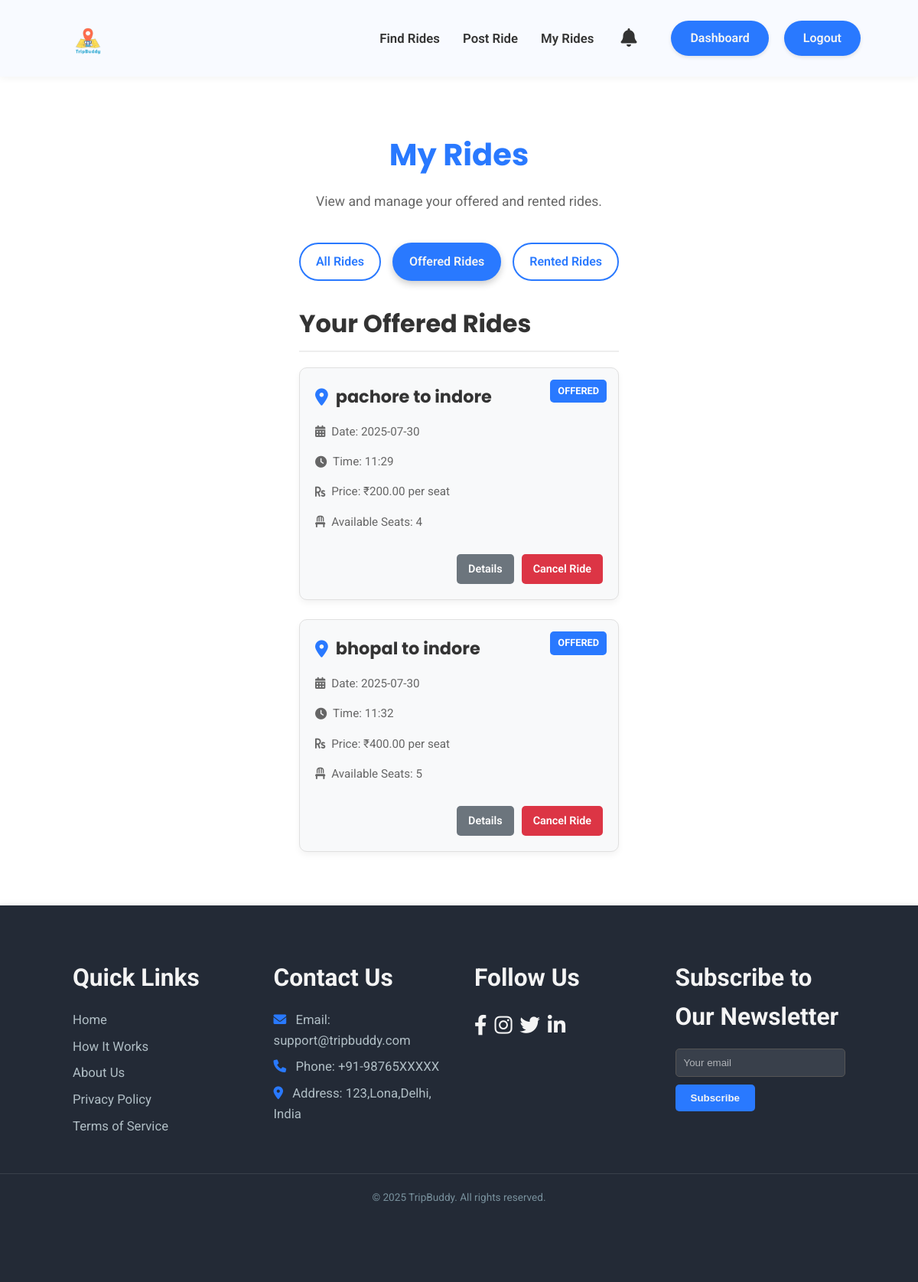
Page /my_rides?filter=offered (signed in) on the committed database.
### models.py (models this page shows, shortened)
class Ride(db.Model):
    id = db.Column(db.Integer, primary_key=True)
    creator_id = db.Column(db.Integer, db.ForeignKey('user.id'), nullable=False)
    start_location = db.Column(db.String(100), nullable=False)
    end_location = db.Column(db.String(100), nullable=False)
    price = db.Column(db.Float, nullable=False)
    seats = db.Column(db.Integer, nullable=False)
    date = db.Column(db.Date, nullable=False)
    time = db.Column(db.String(20), nullable=False) # Store time as string (e.g., "10:00 AM")
    description = db.Column(db.Text, nullable=True)

### app.py (the view)
@app.route('/my_rides', methods=['GET'])
@login_required
def my_rides():
    filter_type = request.args.get('filter', 'all')
    offered_rides = []
    rented_bookings = [] # Renamed to better reflect it's a list of Notification objects
    offered_rides_query = Ride.query.filter_by(creator_id=current_user.id).order_by(Ride.date.desc(), Ride.time.asc())
    rented_bookings_query = Notification.query.options(joinedload(Notification.ride)).filter(
        Notification.sender_id == current_user.id,
        Notification.type == 'ride_booked',
        Notification.ride_id.isnot(None) # Ensure there's an associated ride
    ).order_by(Notification.timestamp.desc())
    if filter_type == 'offered':
        offered_rides = offered_rides_query.all()
    elif filter_type == 'rented':
        rented_bookings = rented_bookings_query.all()
    else: # 'all' or no filter
        offered_rides = offered_rides_query.all()
        rented_bookings = rented_bookings_query.all()
    return render_template('my_rides.html',
                           offered_rides=offered_rides,
                           rented_bookings=rented_bookings, # Pass the list of notifications
                           filter_type=filter_type)

### app.py (called while the page is built)
@login_manager.user_loader
def load_user(user_id):
    return User.query.get(int(user_id))

### templates/my_rides.html (shortened to what this page needs)
<!DOCTYPE html>
<html lang="en">
<head>
    <link rel="stylesheet" href="https://cdnjs.cloudflare.com/ajax/libs/font-awesome/6.0.0-beta3/css/all.min.css">
    <link rel="stylesheet" href="{{ url_for('static', filename='css/main.css') }}">
    <link rel="stylesheet" href="{{ url_for('static', filename='css/dashboard.css') }}">
</head>
<body>
    <header class="dashboard-header">
        <div class="header-container">
            <div class="logo">
                <img src="{{ url_for('static', filename='images/tripbuddy.png') }}" alt="TripBuddy Logo" class="logo-img">
            </div>
            <div class="header-right-section">
                <nav class="dashboard-nav-header">
                    <ul>
                        <li><a href="{{ url_for('find_rides') }}" {% if not current_user.can_find_rides %}class="disabled-link"{% endif %}>Find Rides</a></li>
                        <li><a href="{{ url_for('post_ride') }}" {% if not current_user.can_offer_rides %}class="disabled-link"{% endif %}>Post Ride</a></li>
                        <li><a href="{{ url_for('my_rides') }}" class="active">My Rides</a></li>
                    </ul>
                </nav>
                <div class="header-actions">
                    <button class="notification-bell" aria-label="Notifications">
                        <i class="fas fa-bell"></i>
                    </button>
                    <a href="{{ url_for('dashboard') }}" class="logout-btn-header">Dashboard</a>
                    <a href="{{ url_for('logout') }}" class="logout-btn-header">Logout</a>
                </div>
            </div>
        </div>
    </header>
    <main class="my-rides-main">
        <div class="my-rides-container">
            <h1 class="my-rides-heading">My Rides</h1>
            <p class="my-rides-subheading">View and manage your offered and rented rides.</p>
            <div class="filter-buttons">
                <a href="{{ url_for('my_rides', filter='all') }}" class="btn {% if filter_type == 'all' %}active{% endif %}">All Rides</a>
                <a href="{{ url_for('my_rides', filter='offered') }}" class="btn {% if filter_type == 'offered' %}active{% endif %}">Offered Rides</a>
                <a href="{{ url_for('my_rides', filter='rented') }}" class="btn {% if filter_type == 'rented' %}active{% endif %}">Rented Rides</a>
            </div>
            {% if (filter_type == 'all' or filter_type == 'offered') %}
                <section class="rides-list-section">
                    <h2>Your Offered Rides</h2>
                    {% if offered_rides %}
                        <div class="rides-grid">
                            {% for ride in offered_rides %}
                                <div class="ride-card">
                                    <span class="ride-type-badge offered">Offered</span>
                                    <h3><i class="fas fa-map-marker-alt"></i> {{ ride.start_location }} to {{ ride.end_location }}</h3>
                                    <p><i class="fas fa-calendar-alt"></i> Date: {{ ride.date.strftime('%Y-%m-%d') }}</p>
                                    <p><i class="fas fa-clock"></i> Time: {{ ride.time }}</p>
                                    <p><i class="fas fa-rupee-sign"></i> Price: ₹{{ "%.2f"|format(ride.price) }} per seat</p>
                                    <p><i class="fas fa-chair"></i> Available Seats: {{ ride.seats }}</p>
                                    <div class="ride-actions">
                                        <a href="#" class="btn-detail">Details</a>
                                        <a href="#" class="btn-cancel">Cancel Ride</a>
                                    </div>
                                </div>
                            {% endfor %}
                        </div>
                    {% else %}
                        <p class="no-rides-message"><i class="fas fa-info-circle"></i> You have not offered any rides yet.</p>
                    {% endif %}
                </section>
            {% endif %}
        </div>
    </main>
    <footer class="main-footer section-padding">
        <div class="footer-container container">
            <div class="footer-links-group">
                <h4>Quick Links</h4>
                <a href="{{ url_for('home') }}">Home</a>
                <a href="{{ url_for('home') }}#how-it-works">How It Works</a>
                <a href="{{ url_for('about') }}">About Us</a>
                <a href="#">Privacy Policy</a>
                <a href="#">Terms of Service</a>
            </div>
            <div class="footer-contact-group">
                <h4>Contact Us</h4>
                <p><i class="fas fa-envelope"></i> Email: support@tripbuddy.com</p>
                <p><i class="fas fa-phone"></i> Phone: +91-98765XXXXX</p>
                <p><i class="fas fa-map-marker-alt"></i> Address: 123,Lona,Delhi, India</p>
            </div>
            <div class="footer-social-group">
                <h4>Follow Us</h4>
                <div class="social-icons">
                    <a href="https://www.facebook.com" target="_blank" aria-label="Facebook"><i class="fab fa-facebook-f"></i></a>
                    <a href="https://www.instagram.com" target="_blank" aria-label="Instagram"><i class="fab fa-instagram"></i></a>
                    <a href="https://www.twitter.com" target="_blank" aria-label="Twitter"><i class="fab fa-twitter"></i></a>
                    <a href="https://www.linkedin.com" target="_blank" aria-label="LinkedIn"><i class="fab fa-linkedin-in"></i></a>
                </div>
            </div>
            <div class="footer-newsletter-group">
                <h4>Subscribe to Our Newsletter</h4>
                <form class="newsletter-form">
                    <input type="email" placeholder="Your email" required />
                    <button type="submit">Subscribe</button>
                </form>
            </div>
        </div>
        <p class="footer-copy">&copy; 2025 TripBuddy. All rights reserved.</p>
    </footer>
</body>
</html>

### static/css/main.css (style rules this page uses)
* { margin: 0; padding: 0; box-sizing: border-box; }
:root { --primary-color: #2979FF; --secondary-color: #FFD600; --dark-blue-hover: #1976D2; --dark-yellow-hover: #FFC107; --text-dark: #333333; --text-light: #f4f4f4; --background-light: #ffffff; --bg-dark: #232a36; --shadow-light: rgba(0, 0, 0, 0.05); --shadow-medium: rgba(0, 0, 0, 0.15); --poppins: 'Poppins', sans-serif; --roboto: 'Roboto', sans-serif; --primary-color-dark: #1976D2; --text-white: #ffffff; --bg-card: #ffffff; --text-medium: #666; }
body { font-family: var(--roboto); line-height: 1.6; color: var(--text-dark); background-color: #F0F2F5; overflow-x: hidden; display: flex; flex-direction: column; min-height: 100vh; }
.container { width: 90%; max-width: 1200px; margin: 0 auto; }
h1, h2, h3 { font-family: var(--poppins); color: var(--text-dark); margin-bottom: 20px; }
.section-padding { padding: 80px 0; }
.logo img { height: 80px; width: auto; display: block; }
.btn, .nav-btn { display: inline-flex; align-items: center; justify-content: center; padding: 8px 20px; border-radius: 25px; text-decoration: none; font-weight: 600; transition: all 0.3s ease; font-size: 1em; border: 2px solid transparent; cursor: pointer; white-space: nowrap; }
.btn::after, .nav-btn::after { display: none; }
.main-footer { background: var(--bg-dark); color: #B0BEC5; text-align: center; box-shadow: 0 -2px 10px var(--shadow-light); padding-top: 50px; margin-top: auto; }
.main-footer .footer-container { display: flex; flex-wrap: wrap; justify-content: space-around; margin-bottom: 20px; font-size: 1.1em; padding: 0 15px; }
.footer-links-group, .footer-contact-group, .footer-social-group, .footer-newsletter-group { margin: 20px; min-width: 200px; flex: 1; max-width: 280px; text-align: left; }
.footer-links-group h4, .footer-contact-group h4, .footer-social-group h4, .footer-newsletter-group h4 { margin-bottom: 15px; font-size: 1.8em; color: var(--text-light); }
.footer-links-group a, .footer-contact-group p { display: block; color: #B0BEC5; text-decoration: none; margin-bottom: 8px; font-size: 0.95em; }
.footer-contact-group p i { margin-right: 8px; color: var(--primary-color); }
.footer-social-group .social-icons { margin-top: 0; display: flex; justify-content: flex-start; }
.footer-social-group .social-icons a { margin: 0 10px 0 0; font-size: 1.5em; color: var(--text-light); }
.footer-newsletter-group .newsletter-form { display: flex; flex-direction: column; align-items: flex-start; }
.footer-newsletter-group input { padding: 10px; width: 100%; max-width: 250px; margin-bottom: 10px; border: 1px solid #555; background-color: rgba(255, 255, 255, 0.1); color: var(--text-light); border-radius: 5px; }
.footer-newsletter-group input::placeholder { color: rgba(255, 255, 255, 0.6); }
.footer-newsletter-group button { padding: 10px 20px; background-color: var(--primary-color); color: var(--text-light); border: none; cursor: pointer; border-radius: 5px; font-weight: bold; transition: background-color 0.3s ease; }
.footer-copy { border-top: 1px solid rgba(255, 255, 255, 0.1); padding-top: 20px; margin-top: 20px; padding-bottom: 20px; font-size: 0.85em; color: #78909C; }

### rows in the picture
Ride: start_location "pachore", end_location "indore", date "2025-07-30", time "11:29", price "200.00", seats "4"
Ride: start_location "bhopal", end_location "indore", date "2025-07-30", time "11:32", price "400.00", seats "5"
